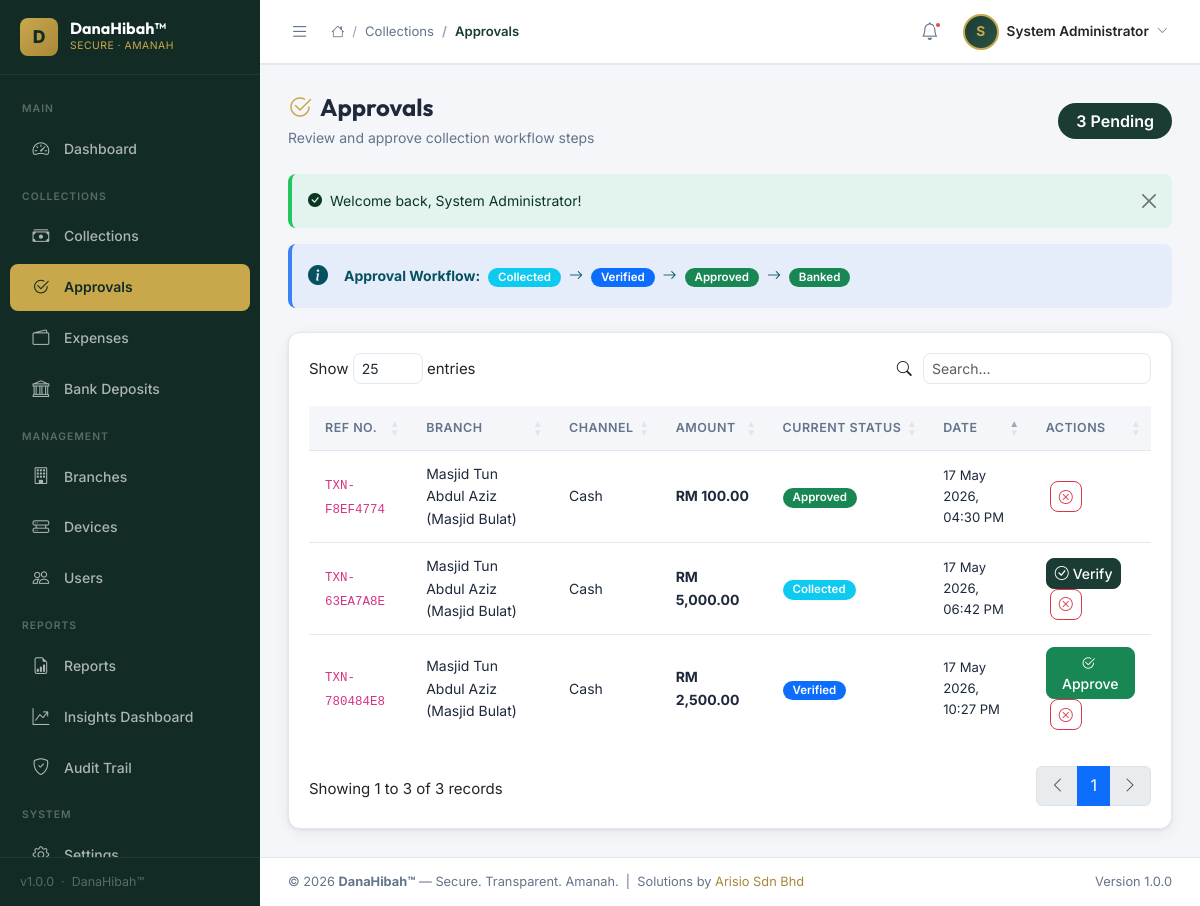
The page /modules/collections/approvals.php (signed in) on the database its author committed.
### tables this page shows
CREATE TABLE IF NOT EXISTS `collections` (
  `id` int(10) unsigned NOT NULL AUTO_INCREMENT,
  `branch_id` int(10) unsigned NOT NULL,
  `device_id` int(10) unsigned DEFAULT NULL,
  `txn_ref` varchar(50) DEFAULT NULL,
  `channel` enum('cash','qr','manual','online') DEFAULT 'cash',
  `amount` decimal(10,2) NOT NULL DEFAULT 0.00,
  `currency` varchar(5) DEFAULT 'MYR',
  `donor_name` varchar(150) DEFAULT NULL,
  `donor_phone` varchar(20) DEFAULT NULL,
  `category` enum('general','friday','zakat','wakaf','special','sadaqah') DEFAULT 'general',
  `notes` text DEFAULT NULL,
  `receipt_no` varchar(50) DEFAULT NULL,
  `bank_receipt_file` varchar(255) DEFAULT NULL,
  `bank_ref_no` varchar(100) DEFAULT NULL,
  `status` enum('collected','verified','approved','banked','rejected') DEFAULT 'collected',
  `collected_at` datetime DEFAULT current_timestamp(),
  `collected_by` int(10) unsigned DEFAULT NULL,
  `created_by` int(10) unsigned DEFAULT NULL,
  `updated_by` int(10) unsigned DEFAULT NULL,
  `created_at` datetime DEFAULT current_timestamp(),
  `updated_at` datetime DEFAULT current_timestamp() ON UPDATE current_timestamp(),
  `deleted_at` datetime DEFAULT NULL,
  PRIMARY KEY (`id`),
  UNIQUE KEY `txn_ref` (`txn_ref`),
  KEY `device_id` (`device_id`),
  KEY `idx_branch` (`branch_id`),
  KEY `idx_status` (`status`),
  KEY `idx_channel` (`channel`),
  KEY `idx_date` (`collected_at`),
  CONSTRAINT `collections_ibfk_1` FOREIGN KEY (`branch_id`) REFERENCES `branches` (`id`),
  CONSTRAINT `collections_ibfk_2` FOREIGN KEY (`device_id`) REFERENCES `devices` (`id`)
);

CREATE TABLE IF NOT EXISTS `branches` (
  `id` int(10) unsigned NOT NULL AUTO_INCREMENT,
  `name` varchar(200) NOT NULL,
  `code` varchar(20) DEFAULT NULL,
  `type` enum('masjid','surau','wakaf','ngo','other') DEFAULT 'masjid',
  `address` text DEFAULT NULL,
  `city` varchar(100) DEFAULT NULL,
  `state` varchar(100) DEFAULT NULL,
  `postcode` varchar(10) DEFAULT NULL,
  `pic_name` varchar(150) DEFAULT NULL,
  `pic_phone` varchar(20) DEFAULT NULL,
  `pic_email` varchar(150) DEFAULT NULL,
  `status` enum('active','inactive') DEFAULT 'active',
  `created_by` int(10) unsigned DEFAULT NULL,
  `updated_by` int(10) unsigned DEFAULT NULL,
  `created_at` datetime DEFAULT current_timestamp(),
  `updated_at` datetime DEFAULT current_timestamp() ON UPDATE current_timestamp(),
  `deleted_at` datetime DEFAULT NULL,
  PRIMARY KEY (`id`),
  UNIQUE KEY `code` (`code`)
);

### includes/auth.php (called while the page is built, shortened)
<?php
require_once __DIR__ . '/functions.php';
function is_super_admin() {
    return isset($_SESSION['user_role']) && $_SESSION['user_role'] == 1 && empty($_SESSION['user_branch_id']);
}

### modules/collections/approvals.php (the view, shortened to what this page needs)
<?php
require_once __DIR__ . '/../../includes/db_connect.php';
require_once __DIR__ . '/../../includes/functions.php';
require_once __DIR__ . '/../../includes/auth.php';
$pending = db_fetch_all($conn,
    "SELECT c.*,b.name AS branch_name FROM collections c
     LEFT JOIN branches b ON b.id=c.branch_id
     WHERE c.status IN ('collected','verified','approved') AND c.deleted_at IS NULL AND " . get_branch_filter('c.') . "
     ORDER BY c.collected_at ASC",
    '', []);
include INCLUDES_PATH . 'header.php';
?>
<div class="page-header d-flex justify-content-between align-items-center flex-wrap gap-3">
    <div>
        <h1 class="page-title"><i class="bi bi-check2-circle me-2" style="color:var(--gold);"></i>Approvals</h1>
        <p class="page-subtitle">Review and approve collection workflow steps</p>
    </div>
    <span class="badge fs-6" style="background:var(--primary);padding:10px 18px;">
        <?=count($pending)?> Pending
    </span>
</div>
<div class="alert alert-info d-flex gap-3 align-items-center mb-4">
    <i class="bi bi-info-circle-fill fs-5"></i>
    <div style="font-size:.875rem;">
        <strong>Approval Workflow:</strong>
        <span class="badge bg-info ms-1">Collected</span>
        <i class="bi bi-arrow-right mx-1"></i>
        <span class="badge bg-primary">Verified</span>
        <i class="bi bi-arrow-right mx-1"></i>
        <span class="badge bg-success">Approved</span>
        <i class="bi bi-arrow-right mx-1"></i>
        <span class="badge bg-success">Banked</span>
    </div>
</div>
<div class="card">
    <div class="card-body p-0">
        <div class="table-responsive">
            <table class="table mb-0" id="approvalsTable">
                <thead>
                    <tr>
                        <th>Ref No.</th><th>Branch</th><th>Channel</th>
                        <th>Amount</th><th>Current Status</th><th>Date</th><th>Actions</th>
                    </tr>
                </thead>
                <tbody>
                    <?php foreach($pending as $row): ?>
                    <tr id="row-<?=(int)$row['id']?>">
                        <td><code style="font-size:.78rem;"><?=e($row['txn_ref']??'—')?></code></td>
                        <td><?=e($row['branch_name']??'—')?></td>
                        <td class="text-capitalize"><?=e($row['channel'])?></td>
                        <td><strong><?=format_money($row['amount'])?></strong></td>
                        <td class="status-cell"><?=status_badge($row['status'])?></td>
                        <td style="font-size:.82rem;"><?=format_datetime($row['collected_at'])?></td>
                        <td>
                            <?php if($row['status']==='collected'): ?>
                            <button class="btn btn-sm btn-primary approval-btn"
                                data-id="<?=(int)$row['id']?>" data-step="verified"
                                title="Mark Verified"><i class="bi bi-check-circle me-1"></i>Verify</button>
                            <?php elseif($row['status']==='verified'): ?>
                            <button class="btn btn-sm btn-success approval-btn"
                                data-id="<?=(int)$row['id']?>" data-step="approved"
                                title="Mark Approved"><i class="bi bi-check2-circle me-1"></i>Approve</button>
                            <?php endif; ?>
                            <button class="btn btn-sm btn-outline-danger approval-btn ms-1"
                                data-id="<?=(int)$row['id']?>" data-step="rejected"
                                title="Reject"><i class="bi bi-x-circle"></i></button>
                        </td>
                    </tr>
                    <?php endforeach; ?>
                </tbody>
            </table>
        </div>
    </div>
</div>
<?php
include INCLUDES_PATH . 'footer.php';
?>

### includes/functions.php (shortened to what this page needs)
<?php
function e($str) {
    return htmlspecialchars((string)$str, ENT_QUOTES, 'UTF-8');
}
function get_flash() {
    if (!empty($_SESSION['flash'])) {
        $flash = $_SESSION['flash'];
        return $flash;
    }
    return null;
}
function show_flash() {
    $flash = get_flash();
    if ($flash) {
        $type = $flash['type'];
        $icon = match($type) {
            'success' => 'bi-check-circle-fill',
            'danger'  => 'bi-x-circle-fill',
            'warning' => 'bi-exclamation-triangle-fill',
            default   => 'bi-info-circle-fill'
        };
        echo '<div class="alert alert-' . e($type) . ' alert-dismissible fade show d-flex align-items-center gap-2 flash-message" role="alert">';
        echo '<i class="bi ' . e($icon) . '"></i>';
        echo '<span>' . e($flash['message']) . '</span>';
        echo '<button type="button" class="btn-close" data-bs-dismiss="alert"></button>';
        echo '</div>';
    }
}
function db_query($conn, $sql, $types = '', $params = []) {
    $stmt = mysqli_prepare($conn, $sql);
    mysqli_stmt_execute($stmt);
    return $stmt;
}
function db_fetch_all($conn, $sql, $types = '', $params = []) {
    $stmt = db_query($conn, $sql, $types, $params);
    $result = mysqli_stmt_get_result($stmt);
    $rows = [];
    while ($row = mysqli_fetch_assoc($result)) {
        $rows[] = $row;
    }
    return $rows;
}
function format_money($amount, $currency = 'RM') {
    return $currency . ' ' . number_format((float)$amount, 2);
}
function format_date($datetime, $format = 'd M Y') {
    return date($format, strtotime($datetime));
}
function format_datetime($datetime) {
    return format_date($datetime, 'd M Y, h:i A');
}
function status_badge($status) {
    $map = [
        'active'    => ['success', 'Active'],
        'inactive'  => ['secondary', 'Inactive'],
        'pending'   => ['warning', 'Pending'],
        'approved'  => ['success', 'Approved'],
        'rejected'  => ['danger', 'Rejected'],
        'collected' => ['info', 'Collected'],
        'verified'  => ['primary', 'Verified'],
        'banked'    => ['success', 'Banked'],
        'online'    => ['success', 'Online'],
        'offline'   => ['danger', 'Offline'],
        'tampered'  => ['danger', 'Tampered'],
    ];
    $s = strtolower($status);
    [$cls, $label] = $map[$s] ?? ['secondary', ucfirst($s)];
    return '<span class="badge bg-' . $cls . '">' . $label . '</span>';
}
function get_branch_filter($prefix = '', $column = 'branch_id') {
    if (is_super_admin() || is_management()) {
        return " 1=1 ";
    }
    $branch_id = (int)($_SESSION['user_branch_id'] ?? 0);
    return " {$prefix}{$column} = $branch_id ";
}

### assets/css/style.css (style rules this page uses)
:root { --primary: #1A3C34; --primary-dark: #122B25; --primary-light: #2A5244; --gold: #C9A84C; --gold-light: #E8C96C; --gold-dark: #A8873A; --white: #FFFFFF; --bg: #F4F6F9; --surface: #FFFFFF; --surface-2: #F8FAFB; --border: #E2E8F0; --text: #1E293B; --text-muted: #64748B; --text-light: #94A3B8; --success: #22C55E; --danger: #EF4444; --warning: #F59E0B; --info: #3B82F6; --sidebar-w: 260px; --sidebar-w-sm: 70px; --topbar-h: 64px; --radius: 12px; --radius-sm: 8px; --shadow: 0 1px 3px rgba(0,0,0,.08), 0 4px 16px rgba(0,0,0,.06); --shadow-md: 0 4px 24px rgba(0,0,0,.12); --transition: all .2s ease; --font: 'Inter', sans-serif; }
*, *::before, *::after { box-sizing: border-box; }
html { scroll-behavior: smooth; }
body { font-family: var(--font); background: var(--bg); color: var(--text); font-size: .9375rem; line-height: 1.6; margin: 0; overflow-x: hidden; }
.page-header { margin-bottom: 24px; }
.page-title { font-family: 'Outfit', sans-serif; font-size: 1.5rem; font-weight: 700; color: var(--text); margin: 0 0 4px; line-height: 1.3; }
.page-subtitle { font-size: .875rem; color: var(--text-muted); margin: 0; }
.card { background: var(--surface); border: 1px solid var(--border); border-radius: var(--radius); box-shadow: var(--shadow); }
.card-body { padding: 20px; }
.table { font-size: .875rem; }
.table thead th { background: var(--bg); color: var(--text-muted); font-weight: 600; font-size: .78rem; text-transform: uppercase; letter-spacing: .5px; border-bottom: 1px solid var(--border); padding: 12px 16px; white-space: nowrap; }
.table tbody td { padding: 12px 16px; vertical-align: middle; border-bottom: 1px solid var(--border); color: var(--text); }
.table tbody tr:last-child td { border-bottom: 0; }
.btn { font-weight: 500; border-radius: var(--radius-sm); font-size: .875rem; transition: var(--transition); }
.btn-primary { background: var(--primary); border-color: var(--primary); color: #fff; }
.badge { font-size: .72rem; font-weight: 600; padding: 4px 10px; border-radius: 20px; }
.alert { border: none; border-radius: var(--radius-sm); font-size: .875rem; border-left: 4px solid; }
.alert-success { border-left-color: var(--success); background: rgba(34,197,94,.08); }
.alert-info { border-left-color: var(--info); background: rgba(59,130,246,.08); }

### rows shown on the page
collections: txn_ref "TXN-F8EF4774", branch.name "Masjid Tun Abdul Aziz (Masjid Bulat)", channel "Cash", amount "RM 100.00", label "Approved", collected_at "17 May 2026, 04:30 PM"
collections: txn_ref "TXN-63EA7A8E", branch.name "Masjid Tun Abdul Aziz (Masjid Bulat)", channel "Cash", amount "RM 5,000.00", label "Collected", collected_at "17 May 2026, 06:42 PM"
collections: txn_ref "TXN-780484E8", branch.name "Masjid Tun Abdul Aziz (Masjid Bulat)", channel "Cash", amount "RM 2,500.00", label "Verified", collected_at "17 May 2026, 10:27 PM"

### other values the page prints
APP_VERSION "1.0.0"
APP_NAME "DanaHibah™"
$crumb['label'] "Collections"
$crumb['label'] "Approvals"
$initials "S"
$user_name "System Administrator"
$flash['message'] "Welcome back, System Administrator!"
count($pending) "3"
